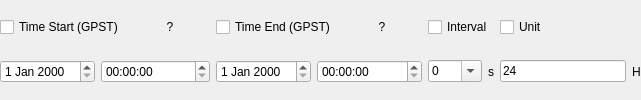
       <widget class="QWidget" name="Panel3" native="true">
        <property name="enabled">
         <bool>true</bool>
        </property>
        <property name="toolTip">
         <string/>
        </property>
        <property name="layoutDirection">
         <enum>Qt::LeftToRight</enum>
        </property>
        <property name="text" stdset="0">
         <string/>
        </property>
        <layout class="QGridLayout" name="gridLayout">
         <property name="leftMargin">
          <number>0</number>
         </property>
         <property name="topMargin">
          <number>0</number>
         </property>
         <property name="rightMargin">
          <number>0</number>
         </property>
         <property name="bottomMargin">
          <number>0</number>
         </property>
         <item row="0" column="0" colspan="2">
          <widget class="QCheckBox" name="TimeStart">
           <property name="toolTip">
            <string/>
           </property>
           <property name="text">
            <string>Time Start (GPST)</string>
           </property>
           <property name="checked">
            <bool>false</bool>
           </property>
          </widget>
         </item>
         <item row="0" column="2">
          <widget class="QPushButton" name="BtnTime1">
           <property name="enabled">
            <bool>true</bool>
           </property>
           <property name="toolTip">
            <string/>
           </property>
           <property name="text">
            <string>?</string>
           </property>
           <property name="flat">
            <bool>true</bool>
           </property>
          </widget>
         </item>
         <item row="0" column="3" colspan="2">
          <widget class="QCheckBox" name="TimeEnd">
           <property name="toolTip">
            <string/>
           </property>
           <property name="text">
            <string>Time End (GPST)</string>
           </property>
           <property name="checked">
            <bool>false</bool>
           </property>
          </widget>
         </item>
         <item row="0" column="5">
          <widget class="QPushButton" name="BtnTime2">
           <property name="enabled">
            <bool>true</bool>
           </property>
           <property name="toolTip">
            <string/>
           </property>
           <property name="text">
            <string>?</string>
           </property>
           <property name="flat">
            <bool>true</bool>
           </property>
          </widget>
         </item>
         <item row="0" column="6" colspan="2">
          <widget class="QCheckBox" name="TimeIntF">
           <property name="toolTip">
            <string/>
           </property>
           <property name="text">
            <string>Interval</string>
           </property>
           <property name="checked">
            <bool>false</bool>
           </property>
          </widget>
         </item>
         <item row="0" column="8">
          <widget class="QCheckBox" name="TimeUnitF">
           <property name="toolTip">
            <string/>
           </property>
           <property name="text">
            <string>Unit</string>
           </property>
           <property name="checked">
            <bool>false</bool>
           </property>
          </widget>
         </item>
         <item row="1" column="0">
          <widget class="QDateEdit" name="TimeY1">
           <property name="enabled">
            <bool>true</bool>
           </property>
           <property name="toolTip">
            <string/>
           </property>
          </widget>
         </item>
         <item row="1" column="1" colspan="2">
          <widget class="QTimeEdit" name="TimeH1">
           <property name="enabled">
            <bool>true</bool>
           </property>
           <property name="toolTip">
            <string/>
           </property>
          </widget>
         </item>
         <item row="1" column="3">
          <widget class="QDateEdit" name="TimeY2">
           <property name="enabled">
            <bool>true</bool>
           </property>
           <property name="toolTip">
            <string/>
           </property>
          </widget>
         </item>
         <item row="1" column="4" colspan="2">
          <widget class="QTimeEdit" name="TimeH2">
           <property name="enabled">
            <bool>true</bool>
           </property>
           <property name="toolTip">
            <string/>
           </property>
          </widget>
         </item>
         <item row="1" column="6">
          <widget class="QComboBox" name="TimeInt">
           <property name="enabled">
            <bool>true</bool>
           </property>
           <property name="toolTip">
            <string/>
           </property>
           <property name="editable">
            <bool>true</bool>
           </property>
           <item>
            <property name="text">
             <string>0</string>
            </property>
           </item>
           <item>
            <property name="text">
             <string>0.05</string>
            </property>
           </item>
           <item>
            <property name="text">
             <string>0.1</string>
            </property>
           </item>
           <item>
            <property name="text">
             <string>0.2</string>
            </property>
           </item>
           <item>
            <property name="text">
             <string>0.25</string>
            </property>
           </item>
           <item>
            <property name="text">
             <string>0.5</string>
            </property>
           </item>
           <item>
            <property name="text">
             <string>1</string>
            </property>
           </item>
           <item>
            <property name="text">
             <string>2</string>
            </property>
           </item>
           <item>
            <property name="text">
             <string>5</string>
            </property>
           </item>
           <item>
            <property name="text">
             <string>10</string>
            </property>
           </item>
           <item>
            <property name="text">
             <string>15</string>
            </property>
           </item>
           <item>
            <property name="text">
             <string>30</string>
            </property>
           </item>
           <item>
            <property name="text">
             <string>60</string>
            </property>
           </item>
          </widget>
         </item>
         <item row="1" column="7">
          <widget class="QLabel" name="LabelTimeInt">
           <property name="enabled">
            <bool>true</bool>
           </property>
           <property name="toolTip">
            <string/>
           </property>
           <property name="text">
            <string>s</string>
           </property>
          </widget>
         </item>
         <item row="1" column="8">
          <widget class="QLineEdit" name="TimeUnit">
           <property name="enabled">
            <bool>true</bool>
           </property>
           <property name="toolTip">
            <string/>
           </property>
           <property name="text">
            <string>24</string>
           </property>
          </widget>
         </item>
         <item row="1" column="9">
          <widget class="QLabel" name="LabelTimeUnit">
           <property name="enabled">
            <bool>true</bool>
           </property>
           <property name="toolTip">
            <string/>
           </property>
           <property name="text">
            <string>H</string>
           </property>
          </widget>
         </item>
        </layout>
       </widget>
